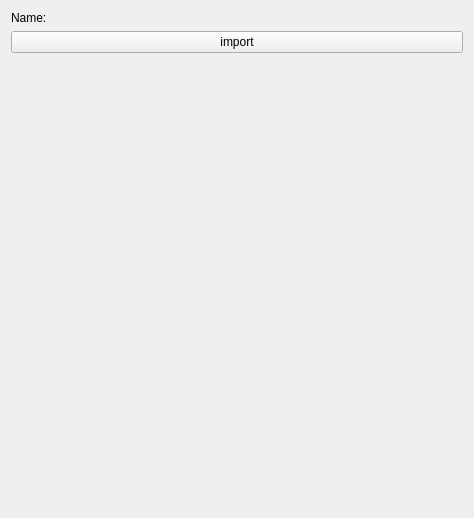
<?xml version="1.0" encoding="UTF-8"?>
<ui version="4.0">
 <class>SVDBLCAPeriodEditWidget</class>
 <widget class="QWidget" name="SVDBLCAPeriodEditWidget">
  <property name="geometry">
   <rect>
    <x>0</x>
    <y>0</y>
    <width>474</width>
    <height>518</height>
   </rect>
  </property>
  <property name="windowTitle">
   <string>Form</string>
  </property>
  <layout class="QVBoxLayout" name="verticalLayoutMaster">
   <item>
    <layout class="QHBoxLayout" name="horizontalLayout">
     <item>
      <widget class="QLabel" name="labelDisplayName">
       <property name="minimumSize">
        <size>
         <width>60</width>
         <height>0</height>
        </size>
       </property>
       <property name="text">
        <string>Name:</string>
       </property>
      </widget>
     </item>
    </layout>
   </item>
   <item>
    <widget class="QPushButton" name="pushButton">
     <property name="text">
      <string>import</string>
     </property>
    </widget>
   </item>
   <item>
    <spacer name="verticalSpacer">
     <property name="orientation">
      <enum>Qt::Vertical</enum>
     </property>
     <property name="sizeHint" stdset="0">
      <size>
       <width>20</width>
       <height>151</height>
      </size>
     </property>
    </spacer>
   </item>
  </layout>
 </widget>
 <resources/>
 <connections/>
</ui>
